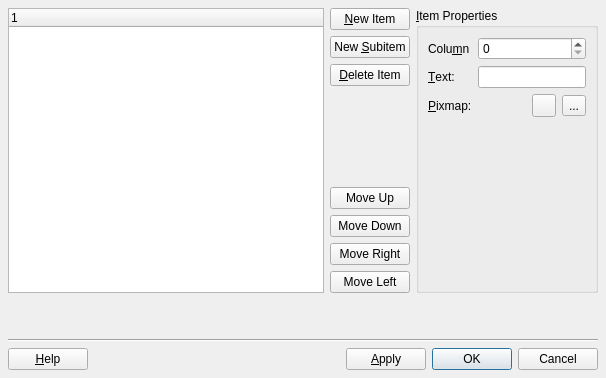
<ui version="4.0" >
 <author></author>
 <comment></comment>
 <exportmacro></exportmacro>
 <class>ListWidgetEditor</class>
 <widget class="QDialog" name="ListWidgetEditor" >
  <property name="geometry" >
   <rect>
    <x>0</x>
    <y>0</y>
    <width>606</width>
    <height>378</height>
   </rect>
  </property>
  <property name="windowTitle" >
   <string>Dialog</string>
  </property>
  <layout class="QGridLayout" >
   <property name="margin" >
    <number>8</number>
   </property>
   <property name="spacing" >
    <number>6</number>
   </property>
   <item row="0" column="1" >
    <widget class="QGroupBox" name="groupBox" >
     <property name="title" >
      <string>&amp;Item Properties</string>
     </property>
     <layout class="QGridLayout" >
      <property name="margin" >
       <number>9</number>
      </property>
      <property name="spacing" >
       <number>6</number>
      </property>
      <item row="2" column="1" >
       <widget class="QLabel" name="label_2_2" >
        <property name="text" >
         <string/>
        </property>
       </widget>
      </item>
      <item row="3" column="0" >
       <spacer>
        <property name="orientation" >
         <enum>Qt::Vertical</enum>
        </property>
        <property name="sizeHint" >
         <size>
          <width>20</width>
          <height>40</height>
         </size>
        </property>
       </spacer>
      </item>
      <item row="2" column="2" >
       <widget class="QToolButton" name="previewButton" >
        <property name="text" >
         <string/>
        </property>
       </widget>
      </item>
      <item row="0" column="0" >
       <widget class="QLabel" name="label_3" >
        <property name="text" >
         <string>Colu&amp;mn</string>
        </property>
        <property name="buddy" >
         <cstring>columnsSpinBox</cstring>
        </property>
       </widget>
      </item>
      <item row="1" column="0" >
       <widget class="QLabel" name="label" >
        <property name="text" >
         <string>&amp;Text:</string>
        </property>
        <property name="buddy" >
         <cstring>itemTextLineEdit</cstring>
        </property>
       </widget>
      </item>
      <item row="2" column="3" >
       <widget class="QToolButton" name="browseButton" >
        <property name="text" >
         <string>...</string>
        </property>
       </widget>
      </item>
      <item row="2" column="0" >
       <widget class="QLabel" name="label_2" >
        <property name="text" >
         <string>&amp;Pixmap:</string>
        </property>
        <property name="buddy" >
         <cstring>browseButton</cstring>
        </property>
       </widget>
      </item>
      <item row="0" column="1" colspan="3" >
       <widget class="QSpinBox" name="columnsSpinBox" />
      </item>
      <item row="1" column="1" colspan="3" >
       <widget class="QLineEdit" name="itemTextLineEdit" />
      </item>
     </layout>
    </widget>
   </item>
   <item row="0" column="0" >
    <layout class="QGridLayout" >
     <property name="margin" >
      <number>0</number>
     </property>
     <property name="spacing" >
      <number>6</number>
     </property>
     <item row="7" column="1" >
      <widget class="QPushButton" name="moveItemLeftButton" >
       <property name="text" >
        <string>Move Left</string>
       </property>
      </widget>
     </item>
     <item row="5" column="1" >
      <widget class="QPushButton" name="moveItemDownButton" >
       <property name="text" >
        <string>Move Down</string>
       </property>
      </widget>
     </item>
     <item row="2" column="1" >
      <widget class="QPushButton" name="delteItemButton" >
       <property name="text" >
        <string>&amp;Delete Item</string>
       </property>
      </widget>
     </item>
     <item row="0" column="1" >
      <widget class="QPushButton" name="newItemButton" >
       <property name="text" >
        <string>&amp;New Item</string>
       </property>
      </widget>
     </item>
     <item row="6" column="1" >
      <widget class="QPushButton" name="moveItemRighttButton" >
       <property name="text" >
        <string>Move Right</string>
       </property>
      </widget>
     </item>
     <item row="4" column="1" >
      <widget class="QPushButton" name="moveItemUpButton" >
       <property name="text" >
        <string>Move Up</string>
       </property>
      </widget>
     </item>
     <item row="3" column="1" >
      <spacer>
       <property name="orientation" >
        <enum>Qt::Vertical</enum>
       </property>
       <property name="sizeHint" >
        <size>
         <width>20</width>
         <height>40</height>
        </size>
       </property>
      </spacer>
     </item>
     <item row="1" column="1" >
      <widget class="QPushButton" name="newSubItemButton" >
       <property name="text" >
        <string>New &amp;Subitem</string>
       </property>
      </widget>
     </item>
     <item rowspan="8" row="0" column="0" >
      <widget class="QTreeWidget" name="treeWidget" />
     </item>
    </layout>
   </item>
   <item row="1" column="0" colspan="2" >
    <spacer>
     <property name="orientation" >
      <enum>Qt::Vertical</enum>
     </property>
     <property name="sizeType" >
      <enum>QSizePolicy::Minimum</enum>
     </property>
     <property name="sizeHint" >
      <size>
       <width>20</width>
       <height>40</height>
      </size>
     </property>
    </spacer>
   </item>
   <item row="3" column="0" colspan="2" >
    <layout class="QHBoxLayout" >
     <property name="margin" >
      <number>0</number>
     </property>
     <property name="spacing" >
      <number>6</number>
     </property>
     <item>
      <widget class="QPushButton" name="helpButton" >
       <property name="text" >
        <string>&amp;Help</string>
       </property>
      </widget>
     </item>
     <item>
      <spacer>
       <property name="orientation" >
        <enum>Qt::Horizontal</enum>
       </property>
       <property name="sizeHint" >
        <size>
         <width>40</width>
         <height>20</height>
        </size>
       </property>
      </spacer>
     </item>
     <item>
      <widget class="QPushButton" name="applyButton" >
       <property name="text" >
        <string>&amp;Apply</string>
       </property>
      </widget>
     </item>
     <item>
      <widget class="QPushButton" name="okButton" >
       <property name="text" >
        <string>OK</string>
       </property>
       <property name="default" >
        <bool>true</bool>
       </property>
      </widget>
     </item>
     <item>
      <widget class="QPushButton" name="cancelButton" >
       <property name="text" >
        <string>Cancel</string>
       </property>
      </widget>
     </item>
    </layout>
   </item>
   <item row="2" column="0" colspan="2" >
    <widget class="QFrame" name="horizontalLine" >
     <property name="frameShape" >
      <enum>QFrame::HLine</enum>
     </property>
     <property name="frameShadow" >
      <enum>QFrame::Sunken</enum>
     </property>
    </widget>
   </item>
  </layout>
 </widget>
 <pixmapfunction></pixmapfunction>
 <resources/>
 <connections/>
</ui>
